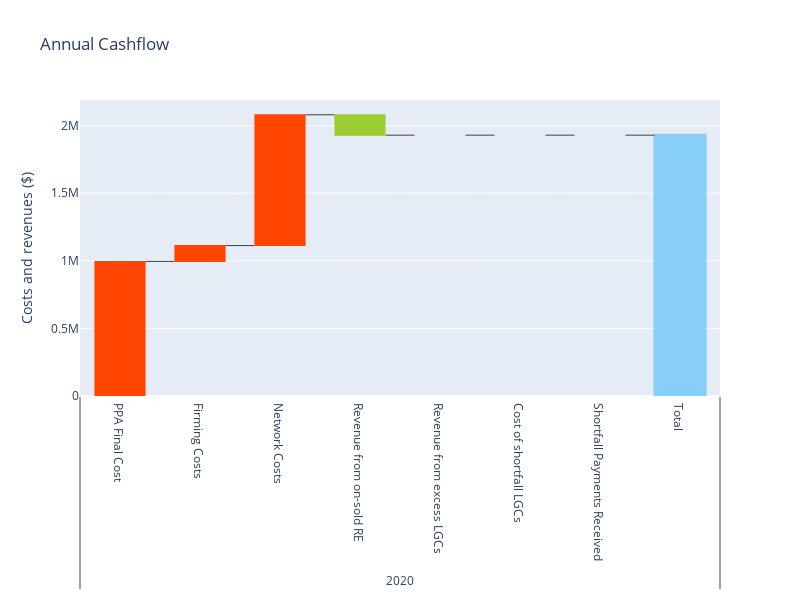

Here is the notebook cell this chart was saved with:
### Code cell
# This cell generated a cash-flow waterfall chart:
charts.plot_cashflow(bill_results=bill.astype(float))

### Figure 1 — Plotly figure (JSON) as saved in the notebook; plotly's stock layout.template omitted (floating-point values rounded to 4 significant figures)
{"data": [{"connector": {"line": {"color": "rgb(63, 63, 63)", "width": 1}}, "decreasing": {"marker": {"color": "yellowgreen"}}, "increasing": {"marker": {"color": "orangered"}}, "measure": ["relative", "relative", "relative", "relative", "relative", "relative", "relative", "total"], "name": "", "orientation": "v", "totals": {"marker": {"color": "lightskyblue", "line": {"color": "lightskyblue", "width": 2}}}, "type": "waterfall", "x": [[2020, 2020, 2020, 2020, 2020, 2020, 2020, 2020], ["PPA Final Cost", "Firming Costs", "Network Costs", "Revenue from on-sold RE", "Revenue from excess LGCs", "Cost of shortfall LGCs", "Shortfall Payments Received", "Total"]], "y": [996200.0, 116800.0, 967900.0, -150800.0, 0, 2.547e-10, -1.819e-10, null]}], "layout": {"height": 600, "title": {"text": "Annual Cashflow"}, "waterfallgroupgap": 0.2, "width": 800, "xaxis": {"gridcolor": "white", "gridwidth": 0.1, "showgrid": true}, "yaxis": {"title": {"text": "Costs and revenues ($)"}}}}
